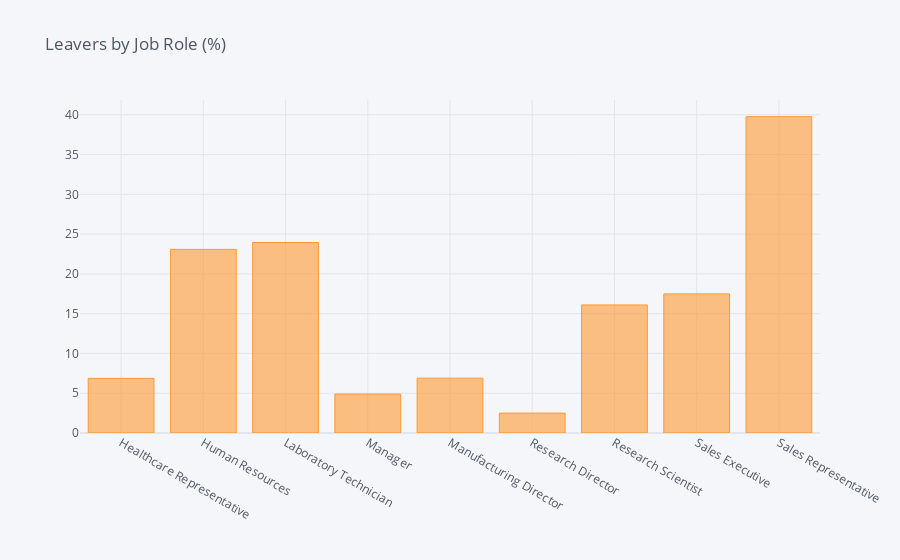

The notebook cell this image was saved under:
### Code cell
df_JobRole = pd.DataFrame(columns=["Job Role", "% of Leavers"])
i=0
for field in list(df_HR['JobRole'].unique()):
    ratio = df_HR[(df_HR['JobRole']==field)&(df_HR['Attrition']=="Yes")].shape[0] / df_HR[df_HR['JobRole']==field].shape[0]
    df_JobRole.loc[i] = (field, ratio*100)
    i += 1
    #print("In {}, the ratio of leavers is {:.2f}%".format(field, ratio*100))
df_JR = df_JobRole.groupby(by="Job Role").sum()
df_JR.iplot(kind='bar',title='Leavers by Job Role (%)')

### Figure 1 — Plotly figure (JSON) as saved in the notebook; plotly's stock layout.template omitted (floating-point values rounded to 4 significant figures)
{"data": [{"marker": {"color": "rgba(255, 153, 51, 0.6)", "line": {"color": "rgba(255, 153, 51, 1.0)", "width": 1}}, "name": "% of Leavers", "orientation": "v", "text": "", "x": ["Healthcare Representative", "Human Resources", "Laboratory Technician", "Manager", "Manufacturing Director", "Research Director", "Research Scientist", "Sales Executive", "Sales Representative"], "y": [6.87, 23.08, 23.94, 4.902, 6.897, 2.5, 16.1, 17.48, 39.76], "type": "bar"}], "layout": {"legend": {"bgcolor": "#F5F6F9", "font": {"color": "#4D5663"}}, "paper_bgcolor": "#F5F6F9", "plot_bgcolor": "#F5F6F9", "title": {"font": {"color": "#4D5663"}, "text": "Leavers by Job Role (%)"}, "xaxis": {"gridcolor": "#E1E5ED", "showgrid": true, "tickfont": {"color": "#4D5663"}, "title": {"font": {"color": "#4D5663"}, "text": ""}, "zerolinecolor": "#E1E5ED"}, "yaxis": {"gridcolor": "#E1E5ED", "showgrid": true, "tickfont": {"color": "#4D5663"}, "title": {"font": {"color": "#4D5663"}, "text": ""}, "zerolinecolor": "#E1E5ED"}}}
